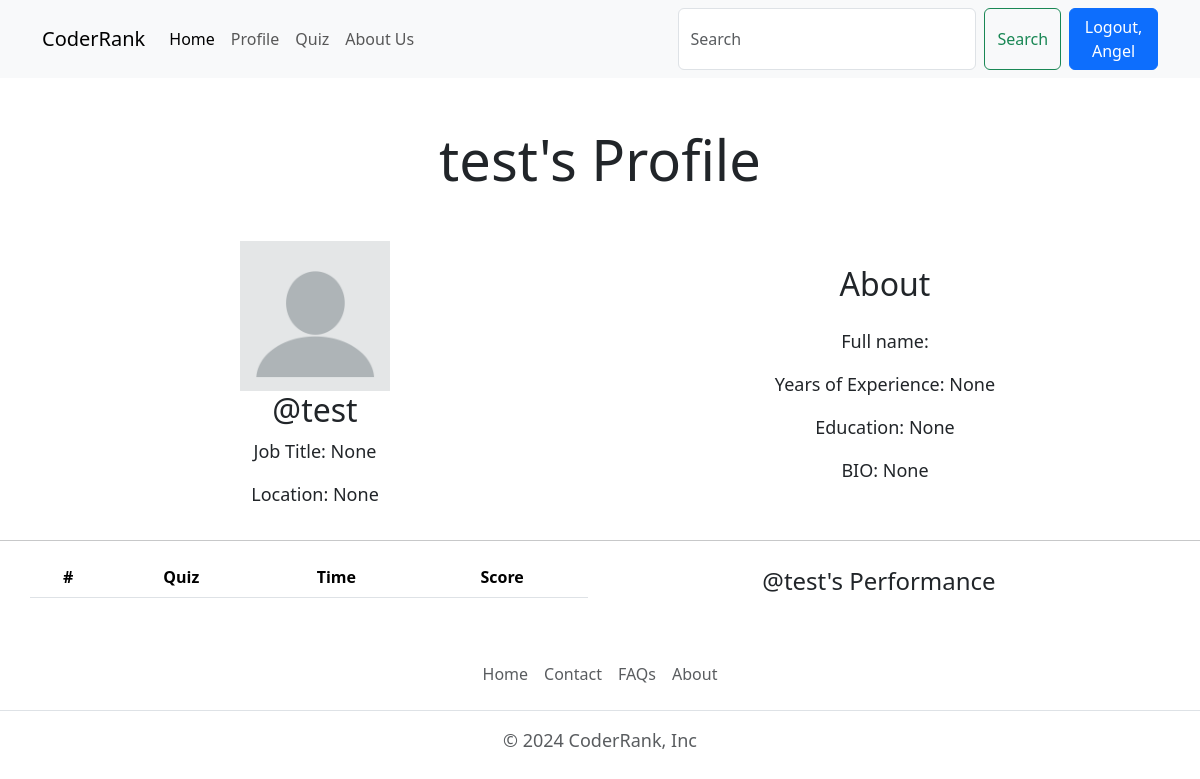
The page /user/profile/test (signed in) on the database as committed earlier.
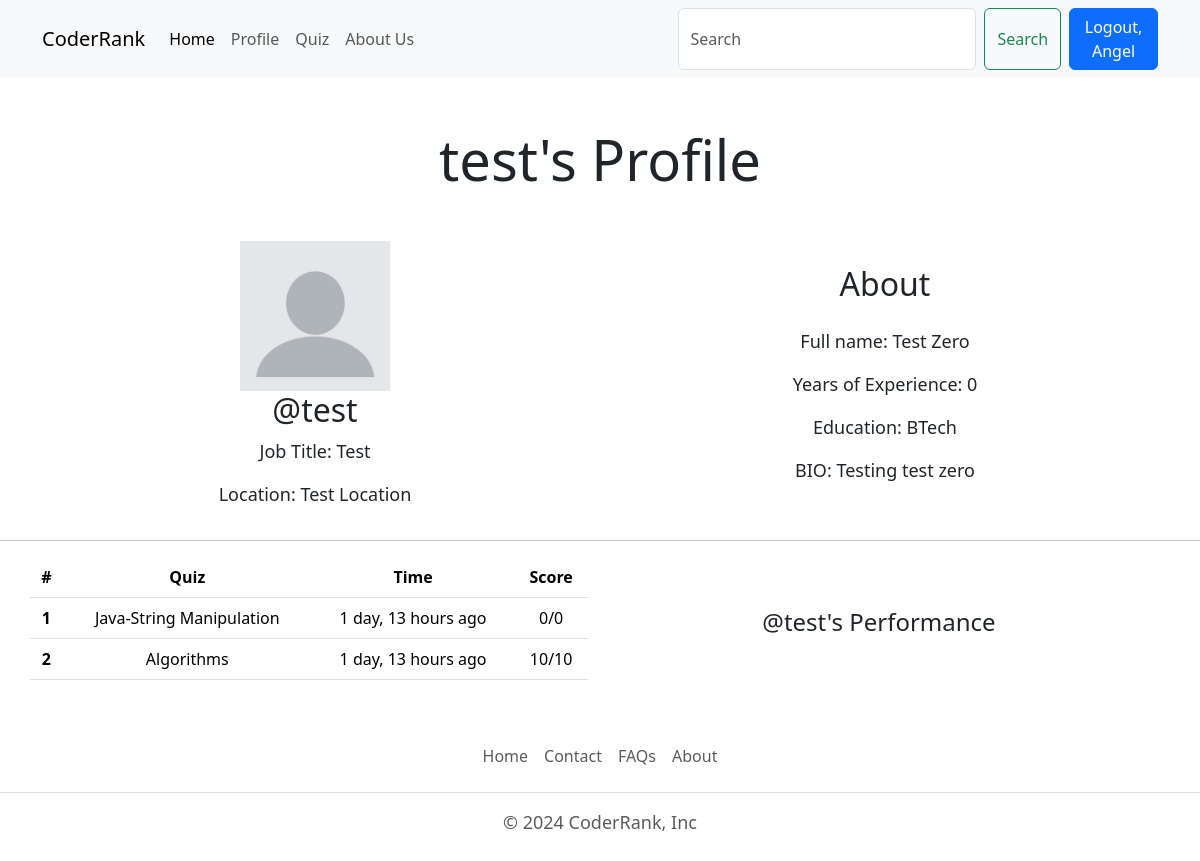
The same page on the database as committed later.
### account/models.py (models this page shows, shortened)
class Profile(models.Model):
    user = models.OneToOneField(User, on_delete=models.CASCADE, null=True)
    email_id= models.CharField(max_length=55, unique=True, null=True)
    bio = models.TextField(blank=True, null=True)
    profile_img = models.ImageField(upload_to='profile_images', default='blank-profile-picture-973460_1280.png', blank=True, null=True)
    location = models.CharField(max_length=100, blank=True, null=True)
    job_title = models.CharField(max_length=100, blank=True, null=True)
    years_of_exp = models.PositiveIntegerField(blank=True, null=True)
    education = models.CharField(max_length=100, blank=True, null=True)
    @property
    def full_name(self):
        return f"{self.user.first_name} {self.user.last_name}"

### quiz/models.py (models this page shows, shortened)
class QuizSubmission(models.Model):
    user=models.ForeignKey(User, on_delete=models.CASCADE)
    quiz=models.ForeignKey(Quiz, on_delete=models.CASCADE)
    score=models.IntegerField()
    submitted_at=models.DateTimeField(auto_now_add=True)

class Quiz(models.Model):
    title=models.CharField(max_length=255)
    description=models.TextField()
    category=models.ForeignKey(Category, on_delete=models.CASCADE)
    quiz_file=models.FileField(upload_to='quiz/')
    created_at=models.DateTimeField(auto_now_add=True)
    updated_at=models.DateTimeField(auto_now=True)
    class Meta:
        verbose_name_plural="Quizes"

class Question(models.Model):
    quiz=models.ForeignKey(Quiz, on_delete=models.CASCADE)
    text=models.TextField()

### account/views.py (the view)
# urls.py: path('profile/<str:username>',views.profile, name='profile'),
@login_required(login_url='login')
def profile(request,username):
    user_obj=User.objects.get(username=username)
    user_profile=Profile.objects.get(user=user_obj)
    result=QuizSubmission.objects.filter(user=user_obj)
    context={"user_profile":user_profile, "result":result}
    return render(request,"profile.html",context)

### templates/profile.html (shortened to what this page needs)
{%extends 'index.html'%}
{% block content %}
<h1 class="display-4 text-center my-5">{{user_profile.user.username}}'s Profile</h1>
<div class="container text-center">
  <div class="row align-items-center">
    <div class="col">
      <img src="{{user_profile.profile_img.url}}" alt="user" width="150" height="150">
      <h2>@{{user_profile.user.username}}</h2>
      <p>Job Title: {{user_profile.job_title}}</p>
      <p>Location: {{user_profile.location}}</p>
    </div>
    <div class="col">
      <h2 class="mb-4">About</h2>
      <p>Full name: {{user_profile.full_name}}</p>
      <p>Years of Experience: {{user_profile.years_of_exp}}</p>
      <p>Education: {{user_profile.education}}</p>
      <p>BIO: {{user_profile.bio}}</p>
    </div>
  </div>
</div>
<hr>
<div class="container text-center">
  <div class="row align-items-center">
    <table class="col table table-hover">
      <thead>
        <tr>
          <th scope="col">#</th>
          <th scope="col">Quiz</th>
          <th scope="col">Time</th>
          <th scope="col">Score</th>
        </tr>
      </thead>
      <tbody>
        {%for score in result %}
        <tr>
          <th scope="row">{{forloop.counter}}</th>
          <td>{{score.quiz.title}}</td>
          <td>{{score.submitted_at|timesince}} ago</td>
          <td>{{score.score}}/{{score.quiz.question_set.all|length}}</td>
        </tr>
        {%endfor%}
      </tbody>
    </table>
    <div class="col">
      <h4>@{{user_profile.user.username}}'s Performance</h4>
    </div>
  </div>
</div>
{% endblock content %}

### templates/index.html (shortened to what this page needs)
{% load static %}
<!DOCTYPE html>
<html lang="en">
<head>
    <link href="https://cdn.jsdelivr.net/npm/bootstrap@5.3.3/dist/css/bootstrap.min.css" rel="stylesheet"
>
    <link rel="stylesheet" href="{% static 'css/style.css'%}">
</head>
</head>
<body>
    {% include "components/header.html" %}
    {% block content %}
    {% endblock content %}
    {% include "components/footer.html" %}
</body>
</html>

### templates/components/header.html (shortened to what this page needs)
<nav class="navbar navbar-expand-lg bg-body-tertiary">
    <div class="container">
        <a class="navbar-brand"href="{% url 'home' %}">CoderRank</a>
        <div class="collapse navbar-collapse" id="navbarSupportedContent">
            <ul class="navbar-nav me-auto mb-2 mb-lg-0">
                <li class="nav-item">
                    <a class="nav-link active" aria-current="page" href="{% url 'home' %}">Home</a>
                </li>
                {% if user.is_authenticated %}
                <li class="nav-item">
                    <a class="nav-link" href="{% url 'profile' user.username %}">Profile</a>
                </li>
                {% endif %}
                <li class="nav-item">
                    <a class="nav-link" href="{% url 'all_quiz' %}">Quiz</a>
                </li>
                <li class="nav-item">
                    <a class="nav-link" href="{% url 'about_us' %}">About Us</a>
                </li>
            </ul>
            <form class="d-flex" role="search">
                <input class="form-control me-2" type="search" placeholder="Search" aria-label="Search">
                <button class="btn btn-outline-success" type="submit">Search</button>
                {% if user.is_authenticated %}
                <a href="{% url 'logout'%}" class="btn btn-primary ms-2">Logout, {{user.username}}</a>
                {% else %}
                <a href="{% url 'login'%}" class="btn btn-primary ms-2">Login</a>
                {%endif%}
            </form>
        </div>
    </div>
</nav>

### templates/components/footer.html
    <footer class="py-3 my-4">
        <ul class="nav justify-content-center border-bottom pb-3 mb-3">
            <li class="nav-item"><a href="{% url 'home' %}" class="nav-link px-2 text-body-secondary">Home</a></li>
            <li class="nav-item"><a href="{%url 'contact'%}" class="nav-link px-2 text-body-secondary">Contact</a></li>
            <li class="nav-item"><a href="{%url 'faq'%}" class="nav-link px-2 text-body-secondary">FAQs</a></li>
            <li class="nav-item"><a href="{% url 'about_us' %}" class="nav-link px-2 text-body-secondary">About</a></li>
        </ul>
        <p class="text-center text-body-secondary">© 2024 CoderRank, Inc</p>
    </footer>

### static/css/style.css (style rules this page uses)
p { font-size: large; font-weight: 400; }

Rows that differ between the two databases and show on the page:
changed Profile "test": job_title "None" → "Test"; location "None" → "Test Location"; full_name (not shown) → "Test Zero"; years_of_exp "None" → "0"; education "None" → "BTech"; bio "None" → "Testing test zero"
added QuizSubmission: quiz "Java-String Manipulation", submitted_at "1 day, 13 hours", score "0", quiz.question_set.all|length "0"
added QuizSubmission: quiz "Algorithms", submitted_at "1 day, 13 hours", score "10", quiz.question_set.all|length "10"
